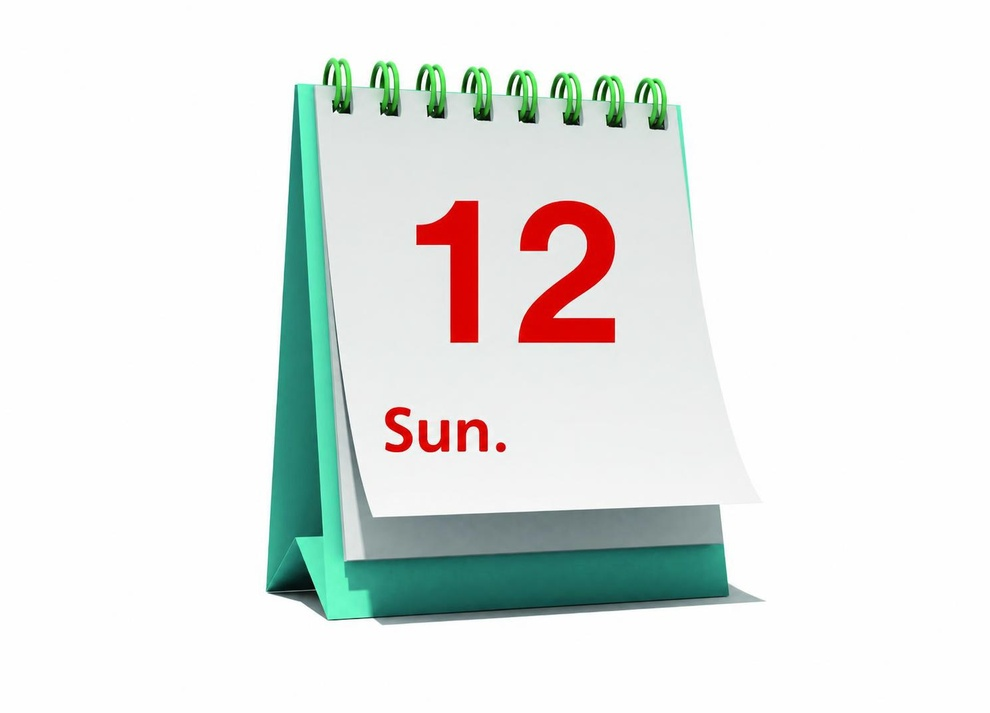
#> input picture tools/English Lesson Hub HWG/generated-images/20260907/hwg5-u01-weekdays-no-chinese/01-sunday-no-chinese.jpg, 990 x 713 px, shrunk from 1488 x 1072 before the run
$ python cutout.py '../../../../English Lesson Hub HWG/generated-images/20260907/hwg5-u01-weekdays-no-chinese/01-sunday-no-chinese.jpg' '../../../../English Lesson Hub HWG/generated-images/20260907/hwg5-u01-weekdays-no-chinese/02-monday-no-chinese.jpg'
#> lines starting #> are read from the running program, lines starting #| are printed output that depends on the picture; after the words box and inside, x2 and y2 are one past the last pixel; in counts of white or black regions, pixels touching at a corner belong together
"""cutout.py：綠幕去背（v2，11/13）。只去掉「接近純綠 #00FF00」的像素，
角色身上的綠色（水鈴的綠裙、圳寶的青綠外殼）不會被吃掉。
用法：python src/cutout.py <輸入.png> <輸出.png>
"""
import sys
import numpy as np
from PIL import Image

src, dst = sys.argv[1], sys.argv[2]
a = np.asarray(Image.open(src).convert("RGB")).astype(np.float32)
r, g, b = a[..., 0], a[..., 1], a[..., 2]
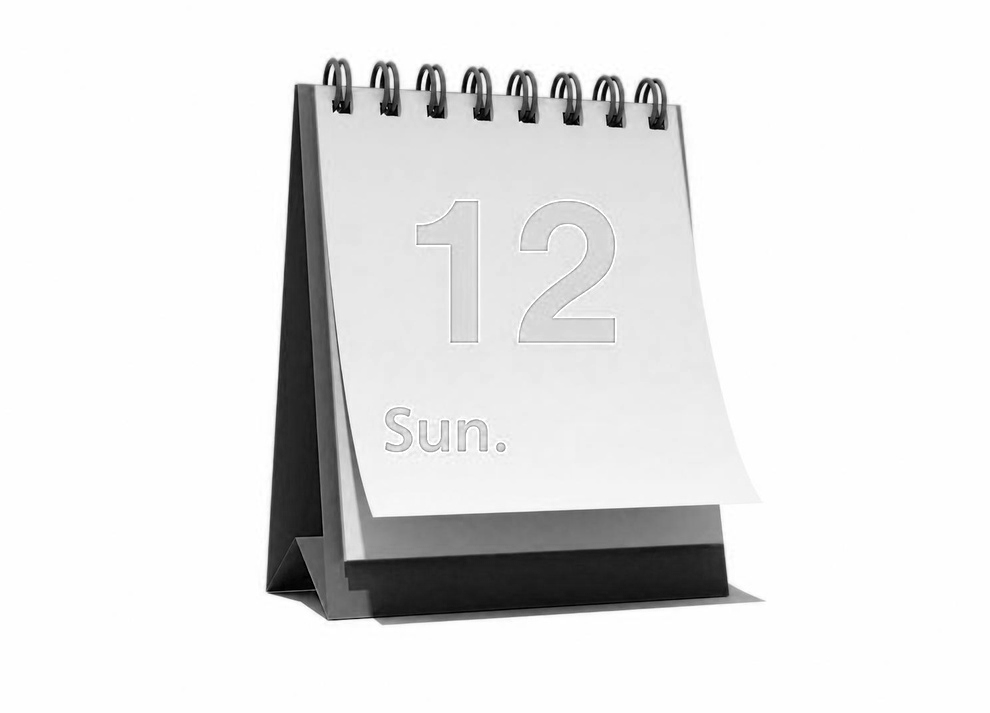
#> r: shape (713, 990) float32; min 0, max 255, mean 228.7
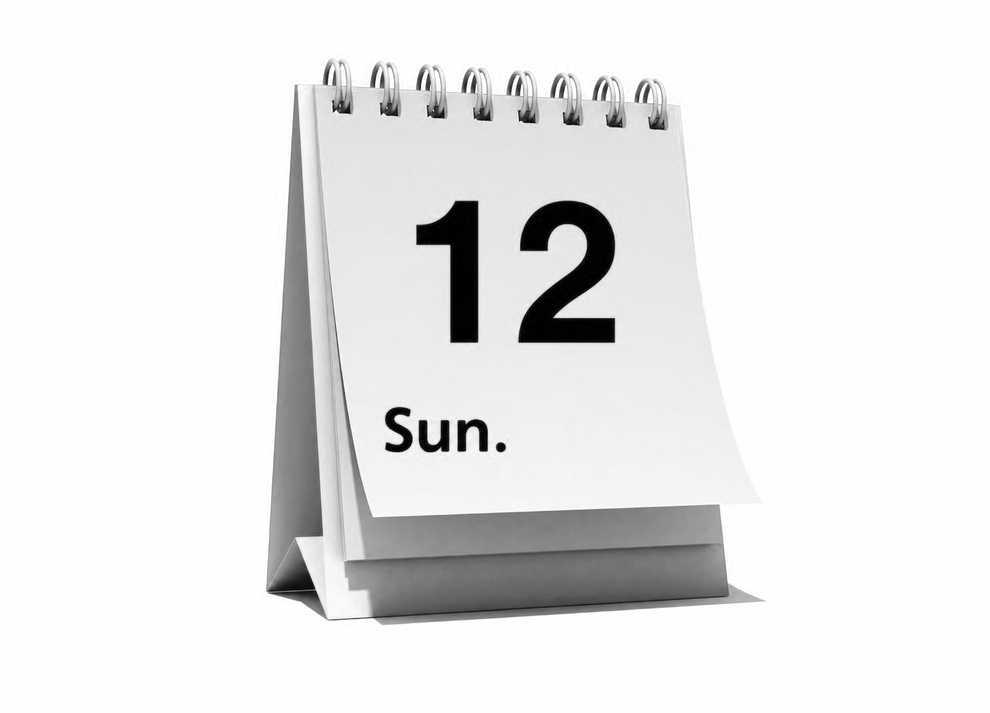
#> g: shape (713, 990) float32; min 0, max 255, mean 232.8
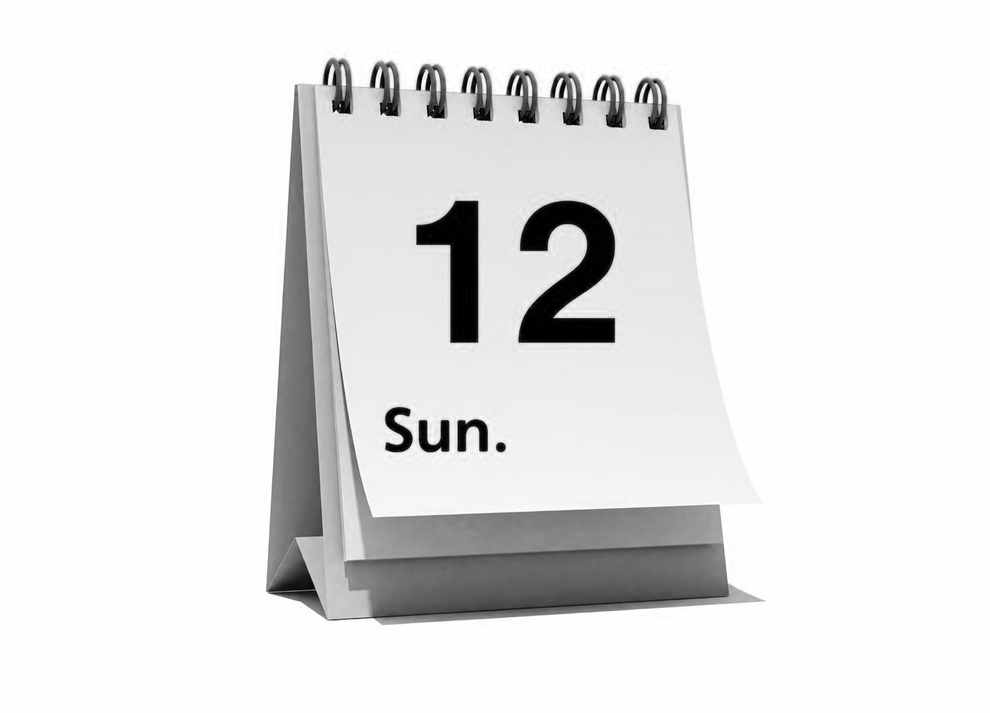
#> b: shape (713, 990) float32; min 0, max 255, mean 230.3
dist = np.sqrt(r ** 2 + (255 - g) ** 2 + b ** 2)          # 離純綠多遠
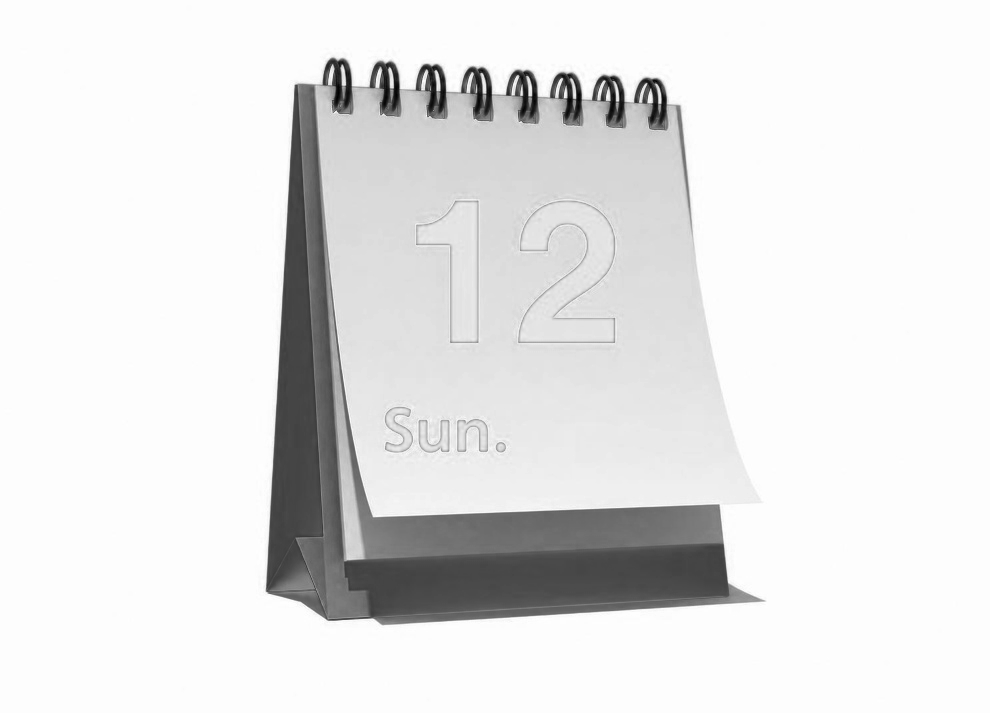
#> dist: shape (713, 990) float32; min 104.6, max 360.7, mean 334.5; drawn with min black and max white
alpha = np.clip((dist - 70) / 90.0, 0, 1)
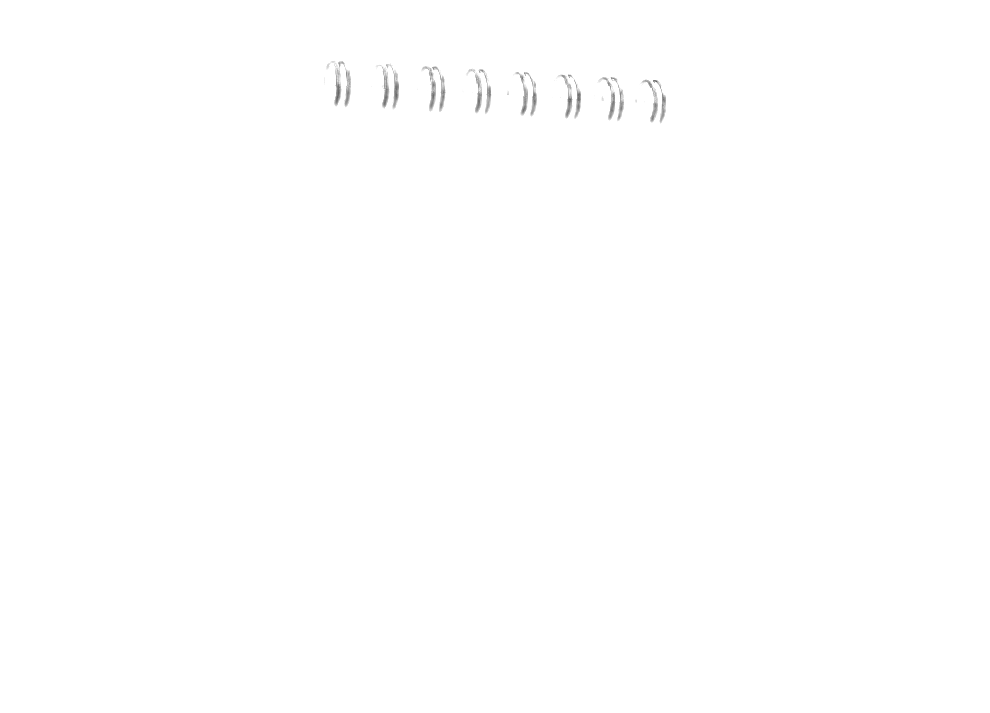
#> alpha: shape (713, 990) float32; min 0.384, max 1, mean 0.999
# 邊緣去綠溢色：只處理半透明邊緣、而且綠色明顯偏高的像素
spill = (alpha < 0.98) & (g > np.maximum(r, b))
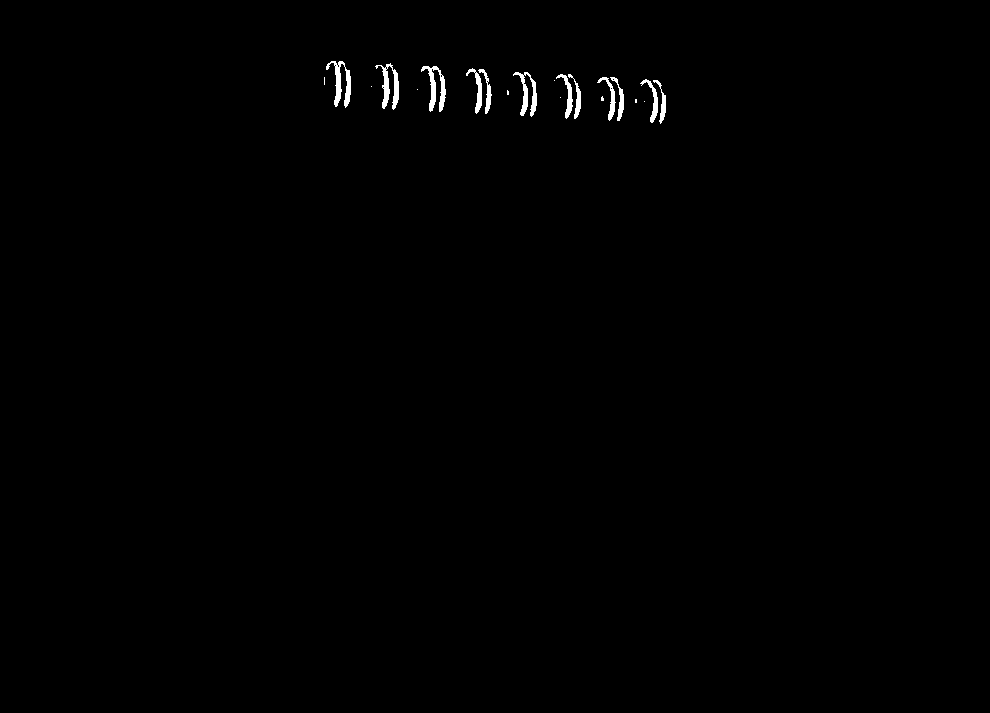
#> spill: shape (713, 990) bool; 0.47% white; 21 white regions (9 under 20 px), largest, box (x1, y1, x2, y2) and area: (326, 61, 351, 108) 453, (421, 66, 446, 112) 437, (375, 63, 399, 110) 432
g2 = np.where(spill, np.maximum(r, b) + (g - np.maximum(r, b)) * 0.25, g)
out = np.dstack([r, g2, b, alpha * 255]).clip(0, 255).astype(np.uint8)
im = Image.fromarray(out, "RGBA")
bbox = im.getchannel("A").point(lambda v: 255 if v > 20 else 0).getbbox()
#> bbox = (0, 0, 990, 713)
im.crop(bbox).save(dst)
print("saved", dst, im.crop(bbox).size)
#| saved ../../../../English Lesson Hub HWG/generated-images/20260907/hwg5-u01-weekdays-no-chinese/02-monday-no-chinese.jpg (990, 713)
